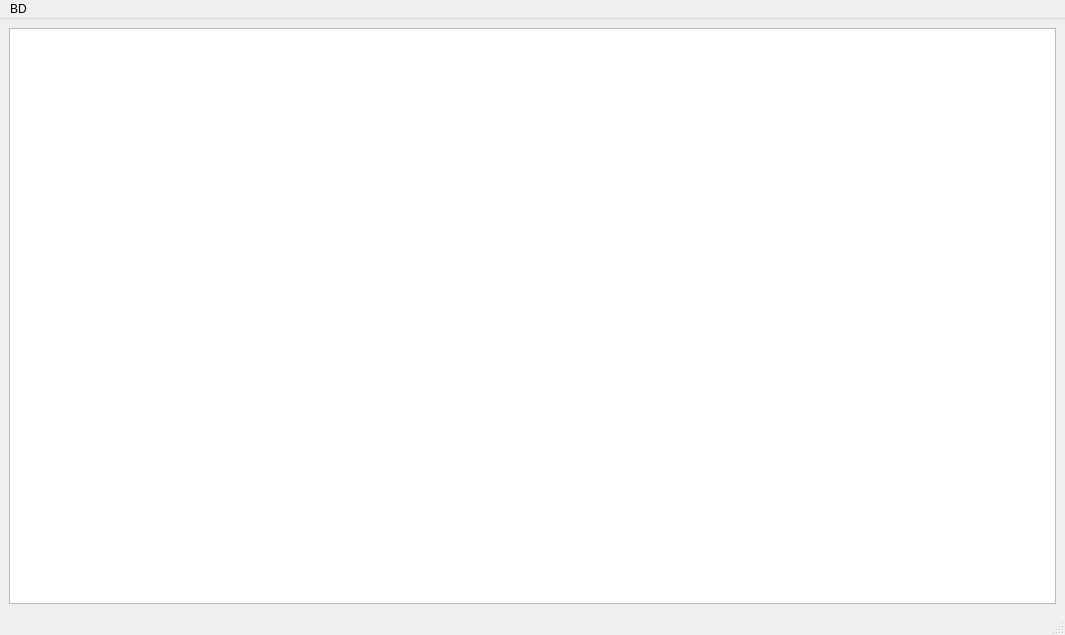
<?xml version="1.0" encoding="UTF-8"?>
<ui version="4.0">
 <class>MainWindow</class>
 <widget class="QMainWindow" name="MainWindow">
  <property name="geometry">
   <rect>
    <x>0</x>
    <y>0</y>
    <width>1065</width>
    <height>635</height>
   </rect>
  </property>
  <property name="windowTitle">
   <string>MainWindow</string>
  </property>
  <widget class="QWidget" name="centralwidget">
   <layout class="QGridLayout" name="gridLayout">
    <item row="0" column="0">
     <widget class="QTableView" name="tableView"/>
    </item>
   </layout>
  </widget>
  <widget class="QMenuBar" name="menubar">
   <property name="geometry">
    <rect>
     <x>0</x>
     <y>0</y>
     <width>1065</width>
     <height>25</height>
    </rect>
   </property>
   <widget class="QMenu" name="menubase">
    <property name="title">
     <string>BD</string>
    </property>
    <addaction name="separator"/>
   </widget>
   <addaction name="menubase"/>
  </widget>
  <widget class="QStatusBar" name="statusbar"/>
  <action name="actionPeso">
   <property name="text">
    <string>Peso</string>
   </property>
  </action>
  <action name="actionHumedad">
   <property name="text">
    <string>Humedad</string>
   </property>
  </action>
  <action name="actionTemperatura">
   <property name="text">
    <string>Temperatura</string>
   </property>
  </action>
  <action name="actionSonido_interno_y_externo">
   <property name="text">
    <string>Sonido interno y externo</string>
   </property>
  </action>
 </widget>
 <resources/>
 <connections/>
</ui>
